Frame 1 (no input): blank canvas, image omitted
Frame 60 (no input): blank canvas, image omitted
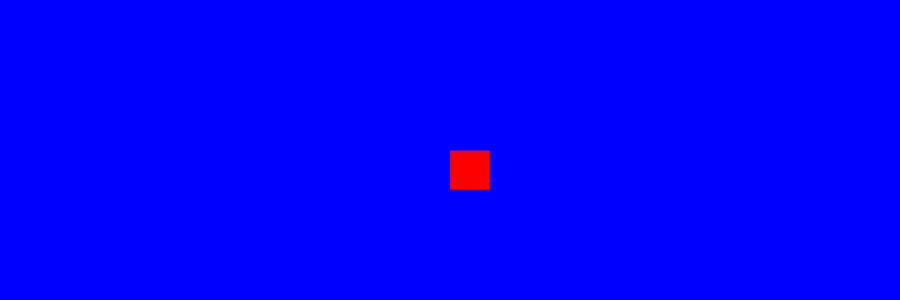
Frame 120 (the mouse pressed at the canvas centre since frame 60)

The p5.js sketch whose frames 1 and 60 were blank and that drew this single picture after the mouse press (run headless with seeded random() and noise() and a simulated clock; from frame 60 on, the mouse is pressed at the canvas centre):

// p5.js sketch
// ── sketch.js
function setup() {
  createCanvas(900, 300);
  background("blue");
}

function draw() {
  stroke("blue");//alterandoa cor da borda
  fill("red");//altera cor de preenchimento do desenho

   
if(mouseIsPressed){
   rect(mouseX, mouseY, 40,40);
}
 }
